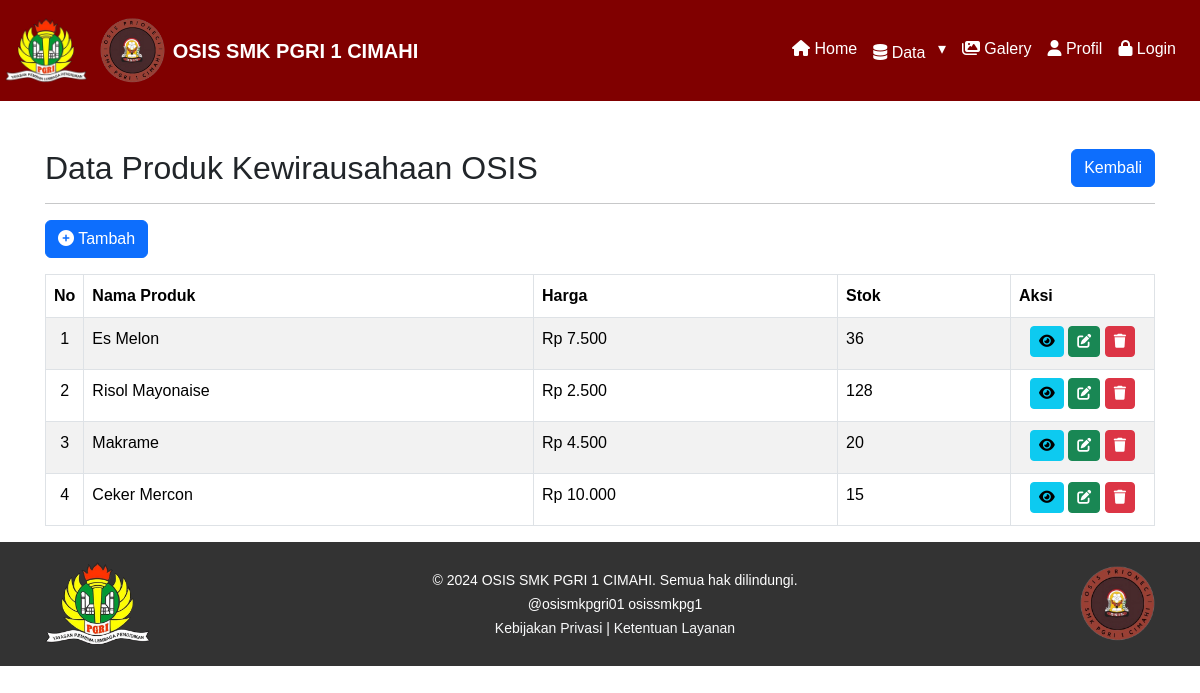
/admin/s5-data-produk.php, run on the app's committed database.
### tables this page shows
CREATE TABLE `produk_osis` (
  `id_produk` int(11) NOT NULL,
  `nama_produk` varchar(100) NOT NULL,
  `kategori` varchar(50) DEFAULT NULL,
  `harga_jual` decimal(10,2) DEFAULT NULL,
  `stok` int(11) DEFAULT 0,
  `deskripsi` text DEFAULT NULL,
  `foto_produk` varchar(255) DEFAULT NULL,
  `created_by` int(11) DEFAULT NULL,
  `created_at` datetime DEFAULT current_timestamp(),
  `updated_by` int(11) DEFAULT NULL,
  `updated_at` datetime DEFAULT current_timestamp() ON UPDATE current_timestamp()
);

### admin/s5-data-produk.php (the view, shortened to what this page needs)
<?php
include '../layout/header.php';
$result = mysqli_query($db, "SELECT po.*,
                        ak1.nama AS dibuat_oleh,
                        ak2.nama AS diubah_oleh
                        FROM produk_osis po
                        LEFT JOIN akun ak1 ON po.created_by = ak1.id_akun
                        LEFT JOIN akun ak2 ON po.updated_by = ak2.id_akun
                        ORDER BY id_produk ASC
                        ");
?>
<div class="content-wrapper">
    <div class="container mt-5 overflow-x-scroll">
        <div class="d-flex justify-content-between align-items-center mb-3">
            <h2 class="mb-0">Data Produk Kewirausahaan OSIS</h2>
            <a href="javascript:history.back()" class="btn btn-primary">Kembali</a>
        </div>
        <hr>
        <a class="btn btn-primary tambah-btn" data-bs-toggle="modal" data-bs-target="#modalTambah"><i class="fas fa-plus-circle"></i> Tambah</a>
        <table id="serverside" class="table table-bordered table-striped mt-3">
            <thead>
                <tr>
                    <th width="24">No</th>
                    <th>Nama Produk</th>
                    <th>Harga</th>
                    <th>Stok</th>
                    <th>Aksi</th>
                </tr>
            </thead>
            <tbody>
                <?php $no = 1;
                while ($r = mysqli_fetch_assoc($result)): ?>
                    <tr>
                        <td class="text-center"><?= $no++ ?></td>
                        <td><?= htmlspecialchars($r['nama_produk']) ?></td>
                        <td>Rp <?= number_format($r['harga_jual'], 0, ',', '.') ?></td>
                        <td><?= htmlspecialchars($r['stok']) ?></td>
                        <td width="144" class="text-center">
                            <a class="btn btn-info btn-sm mb-1" data-bs-toggle="modal" data-bs-target="#modalDetail<?= $r['id_produk']; ?>">
                                <i class="fas fa-eye"></i>
                            </a>
                            <a class="btn btn-success btn-sm mb-1" data-bs-toggle="modal" data-bs-target="#modalUbah<?= $r['id_produk']; ?>"><i class="fas fa-edit"></i></a>
                            <a class="btn btn-danger btn-sm mb-1" data-bs-toggle="modal" data-bs-target="#modalHapus<?= $r['id_produk']; ?>"><i class="fas fa-trash"></i></a>
                        </td>
                    </tr>
                <?php endwhile; ?>
            </tbody>
        </table>
    </div>
</div>
<?php endwhile;
include '../layout/footer.php'; ?>

### layout/header.php (style rules this page uses)
body { font-family: Arial, sans-serif; font-size: 16px; line-height: 1.6; margin: 0; padding: 0; box-sizing: border-box; }
.container { padding: 0 15px; margin: 0 auto; }
h2, h3 { margin-bottom: 20px; }

### data on the page
produk_osis: nama_produk "Es Melon", harga_jual "7.500", stok "36"
produk_osis: nama_produk "Risol Mayonaise", harga_jual "2.500", stok "128"
produk_osis: nama_produk "Makrame", harga_jual "4.500", stok "20"
produk_osis: nama_produk "Ceker Mercon", harga_jual "10.000", stok "15"
